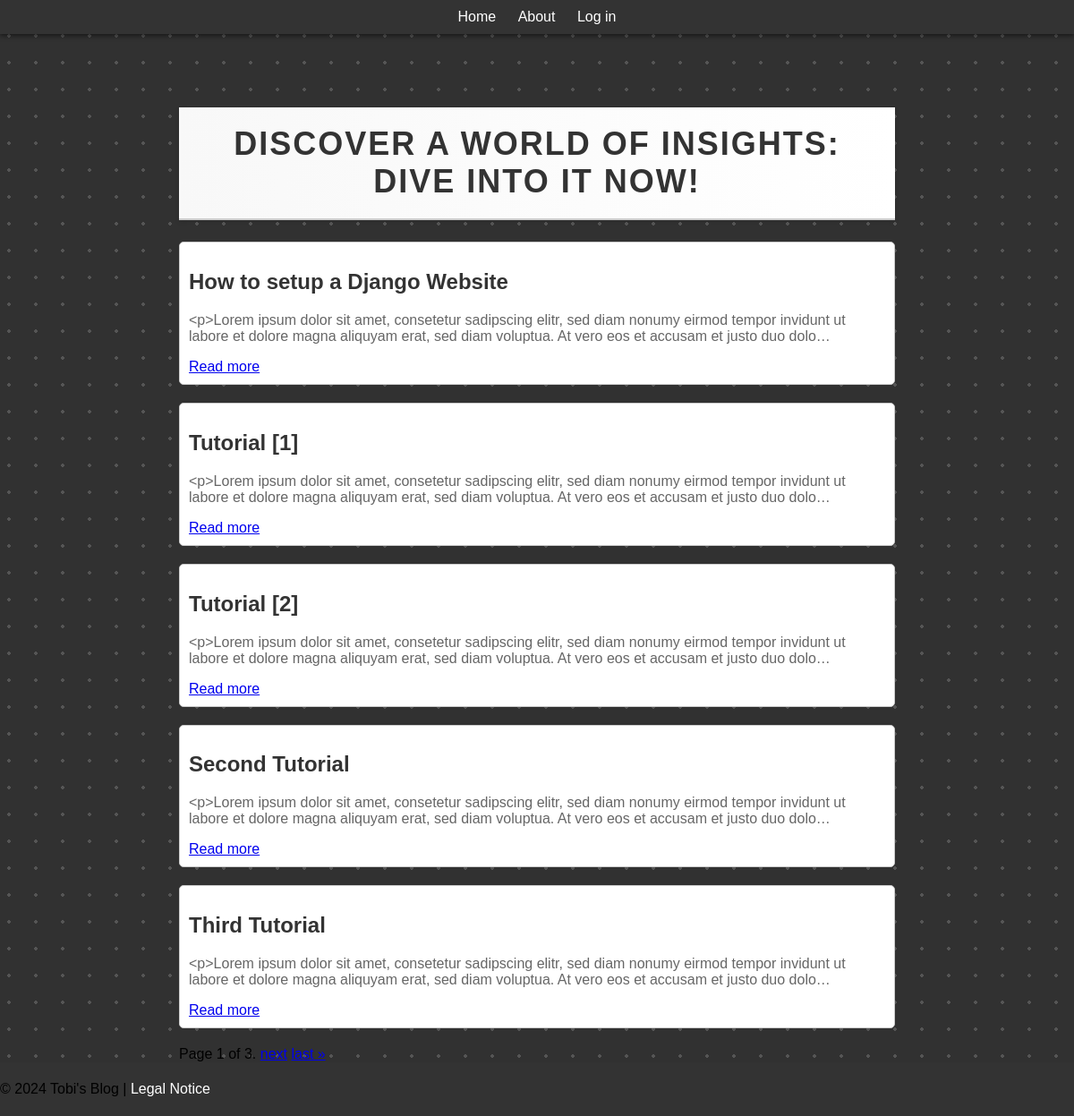
The page / on the database its author committed.
### blog/models.py (models this page shows, shortened)
class Post(models.Model):
    title = models.CharField(max_length=200)
    content = models.TextField()
    created_at = models.DateTimeField(auto_now_add=True)

### blog/views.py (the view)
# urls.py: path('', views.index, name='index'),
def index(request):
    posts = Post.objects.all()
    paginator = Paginator(posts, 5)
    page = request.GET.get('page')
    try:
        posts = paginator.page(page)
    except PageNotAnInteger:
        posts = paginator.page(1)
    except EmptyPage:
        posts = paginator.page(paginator.num_pages)
    return render(request, 'blog/index.html', {'posts': posts})

### blog/templates/blog/index.html (shortened to what this page needs)
{% extends "base.html" %}
{% block content %}
    <h1>Discover a World of Insights:<br>Dive into it now!</h1>
    {% for post in posts %}
        <div class="post">
            <h2>{{ post.title }}</h2>
            <p>{{ post.content|truncatechars:200 }}</p>
            <a href="{% url 'post_detail' pk=post.pk %}">Read more</a>
        </div>
    {% endfor %}
    <div class="pagination">
        <span class="step-links">
            <span class="current">
                Page {{ posts.number }} of {{ posts.paginator.num_pages }}.
            </span>
            {% if posts.has_next %}
                <a href="?page={{ posts.next_page_number }}">next</a>
                <a href="?page={{ posts.paginator.num_pages }}">last &raquo;</a>
            {% endif %}
        </span>
    </div>
{% endblock %}

### templates/base.html (shortened to what this page needs)
{% load static %}
<!DOCTYPE html>
<html>
<head>
    <link rel="stylesheet" href="{% static 'blog/css/index.css' %}">
</head>
<body>
    <nav>
        <ul>
            <li><a href="{% url 'index' %}">Home</a></li>
            <li><a href="{% url 'about' %}">About</a></li>
            {% if user.is_authenticated %}
                <li><a href="{% url 'profile' %}">My Profile</a></li>
            {% else %}
                <li><a href="/login">Log in</a></li>
            {% endif %}
        </ul>
    </nav>
    <div class="content-wrapper">
        {% block content %}
        {% endblock %}
    </div>
    <footer class="footer">
        <p>© 2024 Tobi's Blog | <a href="{% url 'legal_notice' %}">Legal Notice</a></p>
    </footer>
</body>
</html>

### blog/static/blog/css/index.css (style rules this page uses)
.post { border: 1px solid #ccc; border-radius: 5px; padding: 10px; margin-bottom: 20px; background-color: #fff; }
.post h2 { color: #333; }
.post p { color: #666; }
.content-wrapper { margin: 60px auto 0; max-width: 800px; }
nav { background-color: #333; padding: 10px 0; width: 100%; position: fixed; top: 0; z-index: 1000; box-shadow: 0 2px 5px rgba(0, 0, 0, 0.5); }
ul { list-style-type: none; margin: 0; padding: 0; text-align: center; }
li { display: inline; margin-right: 20px; color: rgb(255, 122, 104); }
li:last-child { margin-right: 0; }
nav a { color: rgb(255, 255, 255); text-decoration: none; }
footer a { color: rgb(255, 255, 255); text-decoration: none; }
.footer { position: fixed; bottom: 0; width: 100%; background-color: #333; padding: 5px 0; margin: 0; }
body { font-family: Arial, sans-serif; background-color: #f0f0f0; padding-top: 60px; padding-bottom: 60px; min-height: 100vh; position: relative; margin: 0; width: 100%; height: 100%; background-color: #313131; background-image: radial-gradient(rgba(255, 255, 255, 0.171) 2px, transparent 0); background-size: 30px 30px; background-position: -5px -5px }
h1 { font-family: Arial, sans-serif; font-size: 36px; color: #333; text-align: center; text-transform: uppercase; letter-spacing: 2px; margin-top: 50px; padding: 20px 0; background: linear-gradient(to right, #f8f8f8, #ffffff); border-bottom: 2px solid #ccc; box-shadow: 0 2px 5px rgba(0, 0, 0, 0.1); transition: color 0.3s ease; }

### rows shown on the page
Post: title "How to setup a Django Website", content "<p>Lorem ipsum dolor sit amet, consetetur sadipscing elitr, sed diam nonumy eirmod tempor invidunt ut labore et dolore magna aliquyam erat, sed diam voluptua. At vero eos et accusam et justo duo dolo…"
Post: title "Tutorial [1]", content "<p>Lorem ipsum dolor sit amet, consetetur sadipscing elitr, sed diam nonumy eirmod tempor invidunt ut labore et dolore magna aliquyam erat, sed diam voluptua. At vero eos et accusam et justo duo dolo…"
Post: title "Tutorial [2]", content "<p>Lorem ipsum dolor sit amet, consetetur sadipscing elitr, sed diam nonumy eirmod tempor invidunt ut labore et dolore magna aliquyam erat, sed diam voluptua. At vero eos et accusam et justo duo dolo…"
Post: title "Second Tutorial", content "<p>Lorem ipsum dolor sit amet, consetetur sadipscing elitr, sed diam nonumy eirmod tempor invidunt ut labore et dolore magna aliquyam erat, sed diam voluptua. At vero eos et accusam et justo duo dolo…"
Post: title "Third Tutorial", content "<p>Lorem ipsum dolor sit amet, consetetur sadipscing elitr, sed diam nonumy eirmod tempor invidunt ut labore et dolore magna aliquyam erat, sed diam voluptua. At vero eos et accusam et justo duo dolo…"

### other values the page prints
{{ posts.number }} "1"
{{ posts.paginator.num_pages }} "3"
